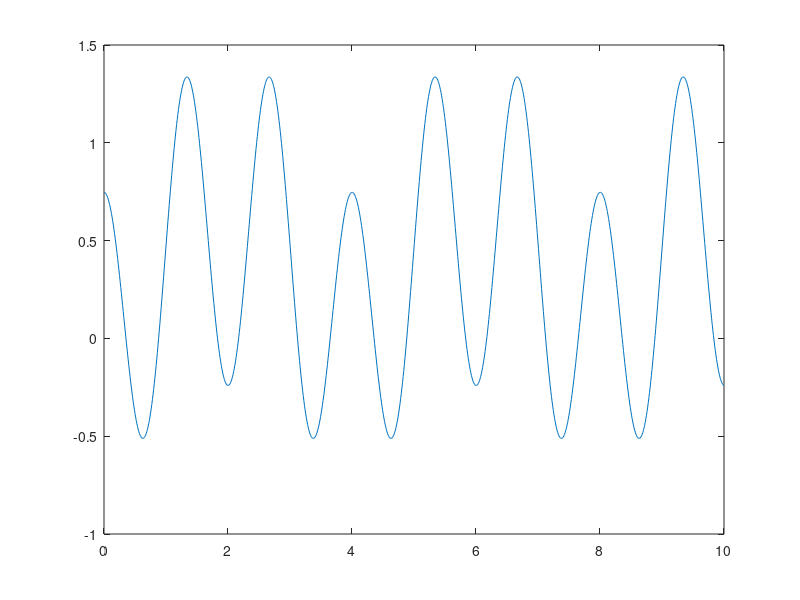

Recreate this plot in MATLAB.
clear all; close all;

t = linspace(0,10,1000);

p = 200*sin(pi*t/4);

om0 = 1.57;

u = 0.364-0.2822*cos(om0*t) - 0.111*cos(2*om0*t)+0.776*cos(3*om0*t);

figure;
% plot(t, p);

% hold on;

plot(t,u);